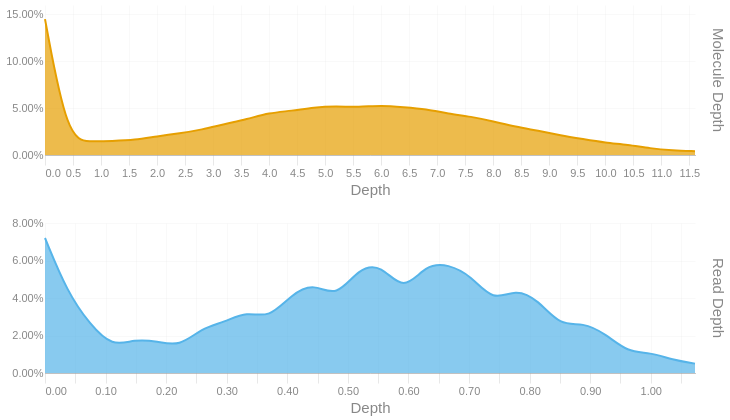

Write notebook code for a chart like this one.
### Code cell
readdep = depth_hist(tb['Read Depth'], q99, 3)
readdep = readdep.with_columns(pl.lit('Read Depth').alias('Metric'))
if not SKIPLR:
    moldep = depth_hist(tb['Molecule Depth'], mol_q99, 1)
    moldep = moldep.with_columns(pl.lit('Molecule Depth').alias('Metric'))
    _hist = pl.concat([readdep, moldep])
    _hist = _hist.filter(pl.col('Proportion') != 0)
    with SafeRender(_hist):
        (
            alt.Chart(_hist)        
            .mark_area(interpolate = "basis")
            .encode(
                x=alt.X('Bin:Q').scale(domainMin=0).axis(alt.Axis(title='Depth')),
                y = alt.Y('Proportion:Q', title = None).axis(format = '.2%'),
                color = alt.Color('Metric:N').legend(None),
                row = alt.Row("Metric:N").header(title = None, labelOrient = 'right'),
                tooltip = [
                    alt.Tooltip("Metric:N", title = "Metric"),
                    alt.Tooltip('Interval:N', title = "Depth Interval"),
                    alt.Tooltip('Proportion:Q', title = "% Alignments").format('.2%')
                ]
            )
            .resolve_scale(x='independent', y='independent')
            .properties(
                height = 150, width = 650,
                usermeta={'embedOptions': {'downloadFileName': f'{samplename}.depth.hist'}}
            )
        ).display()
else:
    readdep = readdep.filter(pl.col('Proportion') != 0)
    with SafeRender(readdep):
        (
            alt.Chart(readdep)        
            .mark_area(interpolate = "basis")
            .encode(
                x=alt.X('Bin:Q').scale(domainMin=0).axis(alt.Axis(title='Depth')),
                y = alt.Y('Proportion:Q', title = None).axis(format = '.2%'),
                tooltip = [
                    alt.Tooltip('Interval:N', title = "Depth Interval"),
                    alt.Tooltip('Proportion:Q', title = "% Alignments").format('.2%')
                ]
            )
            .properties(
                usermeta={'embedOptions': {'downloadFileName': f'{samplename}.depth.hist'}}
            )
        ).display()

### Figure 1 — Vega-Lite specification as saved in the notebook (floating-point values rounded to 4 significant figures)
{"width": 650, "height": 150, "config": {"title": {"anchor": "start", "dy": -15, "fontSize": 18, "color": "#888888", "subtitleColor": "#888888", "subtitleFontSize": 14}, "arc": {"fill": "#0072B2"}, "axis": {"domainColor": "#888888", "domainWidth": 0.5, "gridWidth": 0.2, "grid": false, "titleFontWeight": 400, "titleFontSize": 15, "labelFontSize": 11, "labelColor": "#888888", "tickColor": "#888888", "tickWidth": 0.2, "titleColor": "#888888"}, "axisBand": {"grid": false}, "axisX": {"grid": true, "tickSize": 10, "domainCap": "round"}, "axisY": {"domain": false, "grid": true, "tickSize": 0, "domainCap": "round"}, "background": "transparent", "header": {"labelFontSize": 15, "labelColor": "#888888", "titleFontSize": 15, "titleFontWeight": 600, "titleColor": "#888888"}, "legend": {"labelFont": "sans-serif", "labelFontSize": 12, "labelColor": "#888888", "symbolSize": 100, "symbolType": "circle", "titleFontSize": 12, "titlePadding": 10, "titleColor": "#888888", "title": null}, "range": {"category": ["#E69F00", "#56B4E9", "#009E73", "#F0E442", "#0072B2", "#D55E00", "#CC79A7", "#000000"], "diverging": ["#cfe8f3", "#a2d4ec", "#73bfe2", "#46abdb", "#1696d2", "#12719e"]}, "area": {"fill": "#0072B2", "fillOpacity": 0.7, "line": true, "strokeOpacity": 0.7}, "line": {"color": "#0072B2", "stroke": "#0072B2", "strokeWidth": 2}, "trail": {"color": "#0072B2", "stroke": "#0072B2", "strokeWidth": 0, "size": 1}, "point": {"filled": true, "fillOpacity": 1.0, "size": 95}, "text": {"color": "#888888", "fontSize": 11, "align": "right", "fontWeight": 400, "size": 11}, "bar": {"fill": "#0072B2", "stroke": null}, "view": {"stroke": null, "continuousWidth": 660, "continuousHeight": 400}}, "data": {"name": "data-7d841fc74544524b9d97bfef59aa9bc3"}, "mark": {"type": "area", "interpolate": "basis"}, "encoding": {"color": {"field": "Metric", "legend": null, "type": "nominal"}, "row": {"field": "Metric", "header": {"title": null, "labelOrient": "right"}, "type": "nominal"}, "tooltip": [{"field": "Metric", "title": "Metric", "type": "nominal"}, {"field": "Interval", "title": "Depth Interval", "type": "nominal"}, {"field": "Proportion", "format": ".2%", "title": "% Alignments", "type": "quantitative"}], "x": {"axis": {"title": "Depth"}, "field": "Bin", "scale": {"domainMin": 0}, "type": "quantitative"}, "y": {"axis": {"format": ".2%"}, "field": "Proportion", "title": null, "type": "quantitative"}}, "resolve": {"scale": {"x": "independent", "y": "independent"}}, "usermeta": {"embedOptions": {"downloadFileName": "TF26LRJL0016_5B_10484332_23Y22YLT4_L7.depth.hist"}}, "$schema": "https://vega.github.io/schema/vega-lite/v6.4.1.json", "datasets": {"data-7d841fc74544524b9d97bfef59aa9bc3": [{"Bin": 0.0, "Interval": "0.0-0.037", "Proportion": 0.072, "Metric": "Read Depth"}, {"Bin": 0.037, "Interval": "0.037-0.074", "Proportion": 0.043, "Metric": "Read Depth"}, {"Bin": 0.074, "Interval": "0.074-0.111", "Proportion": 0.026, "Metric": "Read Depth"}, {"Bin": 0.111, "Interval": "0.111-0.148", "Proportion": 0.014, "Metric": "Read Depth"}, {"Bin": 0.148, "Interval": "0.148-0.185", "Proportion": 0.018, "Metric": "Read Depth"}, {"Bin": 0.185, "Interval": "0.185-0.222", "Proportion": 0.017, "Metric": "Read Depth"}, {"Bin": 0.222, "Interval": "0.222-0.259", "Proportion": 0.014, "Metric": "Read Depth"}, {"Bin": 0.259, "Interval": "0.259-0.296", "Proportion": 0.024, "Metric": "Read Depth"}, {"Bin": 0.296, "Interval": "0.296-0.333", "Proportion": 0.027, "Metric": "Read Depth"}, {"Bin": 0.333, "Interval": "0.333-0.37", "Proportion": 0.033, "Metric": "Read Depth"}, {"Bin": 0.37, "Interval": "0.37-0.407", "Proportion": 0.029, "Metric": "Read Depth"}, {"Bin": 0.407, "Interval": "0.407-0.444", "Proportion": 0.042, "Metric": "Read Depth"}, {"Bin": 0.444, "Interval": "0.444-0.481", "Proportion": 0.048, "Metric": "Read Depth"}, {"Bin": 0.481, "Interval": "0.481-0.518", "Proportion": 0.04, "Metric": "Read Depth"}, {"Bin": 0.518, "Interval": "0.518-0.555", "Proportion": 0.056, "Metric": "Read Depth"}, {"Bin": 0.555, "Interval": "0.555-0.592", "Proportion": 0.058, "Metric": "Read Depth"}, {"Bin": 0.592, "Interval": "0.592-0.629", "Proportion": 0.043, "Metric": "Read Depth"}, {"Bin": 0.629, "Interval": "0.629-0.666", "Proportion": 0.058, "Metric": "Read Depth"}, {"Bin": 0.666, "Interval": "0.666-0.703", "Proportion": 0.058, "Metric": "Read Depth"}, {"Bin": 0.703, "Interval": "0.703-0.74", "Proportion": 0.052, "Metric": "Read Depth"}, {"Bin": 0.74, "Interval": "0.74-0.777", "Proportion": 0.038, "Metric": "Read Depth"}, {"Bin": 0.777, "Interval": "0.777-0.814", "Proportion": 0.045, "Metric": "Read Depth"}, {"Bin": 0.814, "Interval": "0.814-0.851", "Proportion": 0.039, "Metric": "Read Depth"}, {"Bin": 0.851, "Interval": "0.851-0.888", "Proportion": 0.025, "Metric": "Read Depth"}, {"Bin": 0.888, "Interval": "0.888-0.925", "Proportion": 0.027, "Metric": "Read Depth"}, {"Bin": 0.925, "Interval": "0.925-0.962", "Proportion": 0.021, "Metric": "Read Depth"}, {"Bin": 0.962, "Interval": "0.962-0.999", "Proportion": 0.011, "Metric": "Read Depth"}, {"Bin": 0.999, "Interval": "0.999-1.036", "Proportion": 0.011, "Metric": "Read Depth"}, {"Bin": 1.036, "Interval": "1.036-1.073", "Proportion": 0.007, "Metric": "Read Depth"}, {"Bin": 1.073, "Interval": "1.073-1.11", "Proportion": 0.005, "Metric": "Read Depth"}, {"Bin": 0.0, "Interval": "0.0-0.4", "Proportion": 0.145, "Metric": "Molecule Depth"}, {"Bin": 0.4, "Interval": "0.4-0.8", "Proportion": 0.017, "Metric": "Molecule Depth"}, {"Bin": 0.8, "Interval": "0.8-1.2", "Proportion": 0.014, "Metric": "Molecule Depth"}, {"Bin": 1.2, "Interval": "1.2-1.6", "Proportion": 0.015, "Metric": "Molecule Depth"}, {"Bin": 1.6, "Interval": "1.6-2.0", "Proportion": 0.016, "Metric": "Molecule Depth"}, {"Bin": 2.0, "Interval": "2.0-2.4", "Proportion": 0.02, "Metric": "Molecule Depth"}, {"Bin": 2.4, "Interval": "2.4-2.8", "Proportion": 0.023, "Metric": "Molecule Depth"}, {"Bin": 2.8, "Interval": "2.8-3.2", "Proportion": 0.027, "Metric": "Molecule Depth"}, {"Bin": 3.2, "Interval": "3.2-3.6", "Proportion": 0.033, "Metric": "Molecule Depth"}, {"Bin": 3.6, "Interval": "3.6-4.0", "Proportion": 0.038, "Metric": "Molecule Depth"}, {"Bin": 4.0, "Interval": "4.0-4.4", "Proportion": 0.045, "Metric": "Molecule Depth"}, {"Bin": 4.4, "Interval": "4.4-4.8", "Proportion": 0.047, "Metric": "Molecule Depth"}, {"Bin": 4.8, "Interval": "4.8-5.2", "Proportion": 0.051, "Metric": "Molecule Depth"}, {"Bin": 5.2, "Interval": "5.2-5.6", "Proportion": 0.052, "Metric": "Molecule Depth"}, {"Bin": 5.6, "Interval": "5.6-6.0", "Proportion": 0.051, "Metric": "Molecule Depth"}, {"Bin": 6.0, "Interval": "6.0-6.4", "Proportion": 0.053, "Metric": "Molecule Depth"}, {"Bin": 6.4, "Interval": "6.4-6.8", "Proportion": 0.051, "Metric": "Molecule Depth"}, {"Bin": 6.8, "Interval": "6.8-7.2", "Proportion": 0.049, "Metric": "Molecule Depth"}, {"Bin": 7.2, "Interval": "7.2-7.6", "Proportion": 0.044, "Metric": "Molecule Depth"}, {"Bin": 7.6, "Interval": "7.6-8.0", "Proportion": 0.041, "Metric": "Molecule Depth"}, {"Bin": 8.0, "Interval": "8.0-8.4", "Proportion": 0.036, "Metric": "Molecule Depth"}, {"Bin": 8.4, "Interval": "8.4-8.8", "Proportion": 0.03, "Metric": "Molecule Depth"}, {"Bin": 8.8, "Interval": "8.8-9.2", "Proportion": 0.026, "Metric": "Molecule Depth"}, {"Bin": 9.2, "Interval": "9.2-9.6", "Proportion": 0.021, "Metric": "Molecule Depth"}, {"Bin": 9.6, "Interval": "9.6-10.0", "Proportion": 0.017, "Metric": "Molecule Depth"}, {"Bin": 10.0, "Interval": "10.0-10.4", "Proportion": 0.013, "Metric": "Molecule Depth"}, {"Bin": 10.4, "Interval": "10.4-10.8", "Proportion": 0.011, "Metric": "Molecule Depth"}, {"Bin": 10.8, "Interval": "10.8-11.2", "Proportion": 0.007, "Metric": "Molecule Depth"}, {"Bin": 11.2, "Interval": "11.2-11.6", "Proportion": 0.005, "Metric": "Molecule Depth"}, {"Bin": 11.6, "Interval": "11.6-11.96", "Proportion": 0.004, "Metric": "Molecule Depth"}]}}
